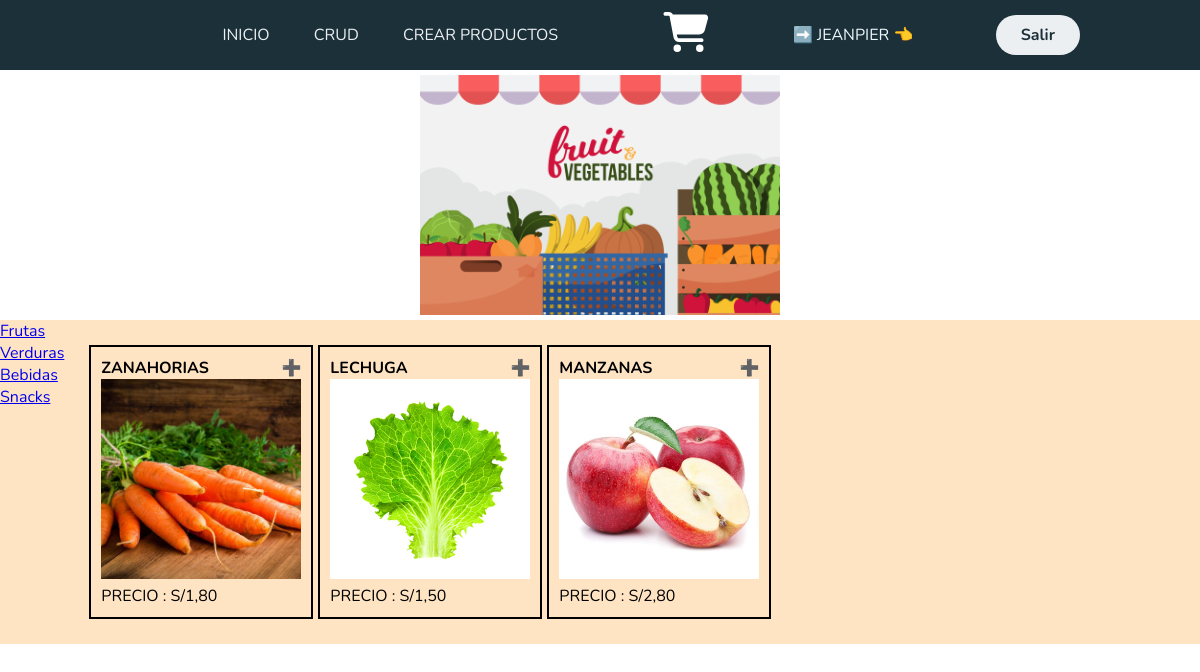
The app's page / (signed in) with its own data.
### crud/models.py (models this page shows)
class Producto(models.Model):
    idProducto = models.AutoField(primary_key=True)
    nombre = models.CharField(max_length=200)
    descripcion = models.TextField(max_length=500)
    precio = models.DecimalField(max_digits=10, decimal_places=2)
    imagen = models.ImageField(upload_to='images/')
    stock = models.IntegerField(default=0)

### crud/views.py (the view)
# urls.py: path("", views.home , name="home"),
def home(request):
    productos= Producto.objects.all()
    return render(request,'home.html',{'productos':productos})

### templates/home.html (shortened to what this page needs)
{% extends 'layouts/base.html' %}
{% load static %}
{% block content %}
<!DOCTYPE html>
<html lang="en">
<head>
    <link rel="stylesheet" href="{% static 'css/home.css' %}">
</head>
<body>
    <header>
        <img src="{% static 'images/portada_tienda.jpg' %}" alt="">
    </header>
    <div class="content-main">
        <div class="filtrados">
            <ol>
                <li><a href="#">Frutas</a></li>
                <li><a href="#">Verduras</a></li>
                <li><a href="#">Bebidas</a></li>
                <li><a href="#">Snacks</a></li>
            </ol>
        </div>
        <div class="productos">
            {% for producto in productos %}
                <div class="producto">
                    <h4 class="title-product">
                        {{ producto.nombre|upper }}
                        <p class="info" data-producto="{{ producto.nombre }}">➕</p>
                    </h4>
                    <img src="{{ producto.imagen.url }}" alt="{{ producto.nombre }}" style="width: 200px; height: 200px; object-fit: cover;">
                    <p>PRECIO : S/{{ producto.precio }}</p>
                </div>
            {% endfor %}
        </div>
    </div>
</body>
</html>
{% endblock %}

### templates/layouts/base.html (shortened to what this page needs)
{% load static %}
<!DOCTYPE html>
<html lang="en">
<head>
    <link rel="stylesheet" href="{% static 'css/estilo_base.css' %}">
<body>
    <header class="header">
        <nav>
           <ul class="nav-links">
                <li><a href="{% url 'home' %}" id="inicio" aria-current="page">INICIO</a></li>
                <li><a href="/crear">CRUD</a></li>
                <li><a href="/crear_producto">CREAR PRODUCTOS</a></li>
           </ul>
        </nav>
        <a class="carrito" href="#"><img src="{% static 'images/cart-shopping-solid.svg' %}" alt=""></a>
        {% if request.user.is_authenticated %}
            <span style="color: aliceblue;">➡️ {{ user.username|upper }}  👈</span>
            <li id="btn-salir"><a class="btn" href="{% url 'exit' %}"><button>Salir</button></a></li>
        {% else %}
            <a class="btn" href="{% url 'login' %}"><button id="openModal">INGRESAR</button></a>
        {% endif %}
    </header>
{% block content %}
{% endblock %}
</body>
</html>

### static/css/estilo_base.css (style rules this page uses)
* { box-sizing: border-box; margin: 0; padding: 0; font-family: 'Nunito', sans-serif; }
.carrito { color: white; }
.carrito img { height: 50px; width: 50px; filter: invert(100%); }
.header { width: 100%; background-color: #1b3039; display: flex; justify-content: space-between; align-items: center; height: 70px; padding: 5px 10%; z-index: 1050; position: relative; }
.header .nav-links { list-style: none; }
.header .nav-links li { display: inline-block; padding: 0 20px; }
#btn-salir { list-style: none }
.header .nav-links a { font-size: 700; color: #eceff1; text-decoration: none; }
.header .btn button { font-weight: 700; color: #1b3039; padding: 9px 25px; background: #eceff1; border: none; border-radius: 50px; cursor: pointer; transition: all 0.3s ease 0s; }
button { padding: 10px 20px; font-size: 16px; cursor: pointer; background-color: #e26936; color: white; border: none; border-radius: 5px; transition: background-color 0.3s; }

### static/css/home.css (style rules this page uses)
header { width: auto; height: 250px; display: flex; justify-content: center; z-index: 1050; }
header img { padding: 5px 0; width: auto; height: 250px; }
.content-main { background-color: bisque; display: flex; flex-direction: row row-reverse; }
.productos { padding: 25px; display: grid; grid-template-columns: 1fr 1fr 1fr 1fr; }
.producto { padding: 10px; border: 2px solid #000000; margin-right: 5px; }
.title-product { display: flex; justify-content: center; }
.title-product p { margin-left: auto; cursor: pointer; }

### records on screen
Producto: nombre "ZANAHORIAS", imagen (picture), precio "1,80"
Producto: nombre "LECHUGA", imagen (picture), precio "1,50"
Producto: nombre "MANZANAS", imagen (picture), precio "2,80"

### other values on screen
{{ user.username|upper }} "JEANPIER"
